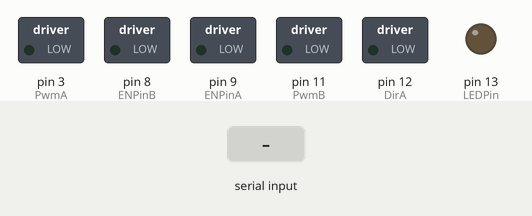
The sketch below on a simulated Arduino Uno, built with avr-gcc and run on an emulated ATmega328P. Shown: switched loads named in the sketch (green lamp = pin HIGH), output pins drawn as LEDs (lit = HIGH). Inputs (shaded band) come from the test bench.

Above: at 1.2 s.
1.3 s: "x" received over Serial
At 1.7 s:
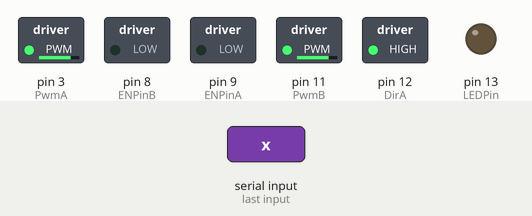
2.8 s: "w" received over Serial
At 4.0 s:
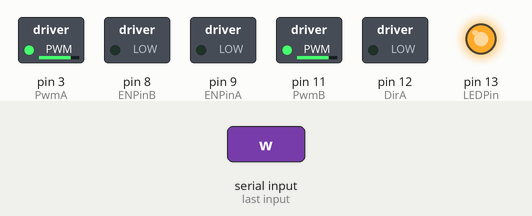
4.3 s: "d" received over Serial
At 5.2 s:
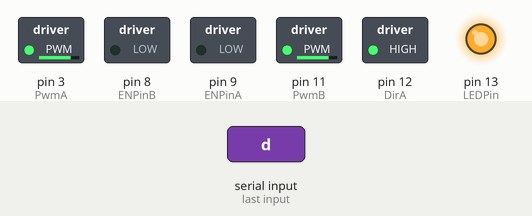
5.8 s: "a" received over Serial
At 6.4 s:
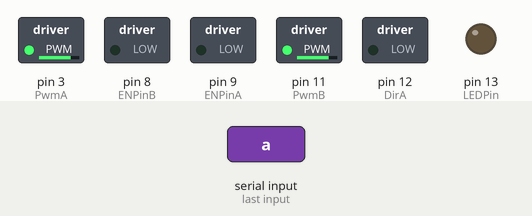
7.3 s: "l" received over Serial
At 8.3 s:
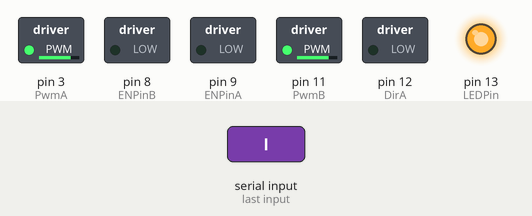
8.8 s: "L" received over Serial
At 9.5 s:
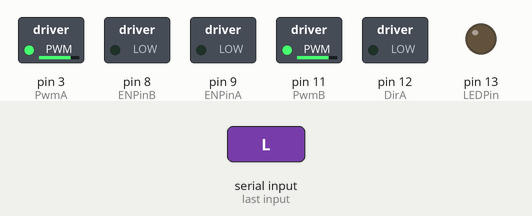
Timing chart, 0 to 11.3 s (numbered marks = the images above; inputs shaded):
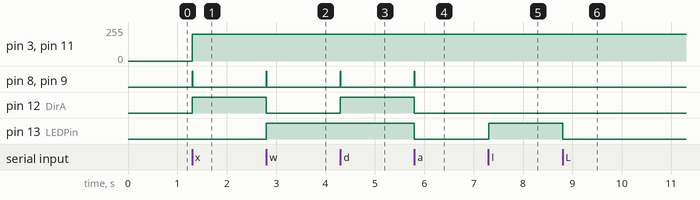

The sketch:

motorControllerYoda.ino
```cpp
#include <Servo.h>

#define echoPin 5 // Echo Pin
#define trigPin 7 // Trigger Pin
#define LEDPin 13 // Onboard LED

#define DirB 13
#define PwmB 11
#define ENPinB 8

#define PwmA 3
#define DirA 12
#define ENPinA 9

int pos = 0;  // variable to store the servo position
int n = 0;
int dl1 = 80;
byte pse = 0;
int pon = 0;

/*Velocita' motori*/
byte velMotori = 200;


void setup() {
  // set the digital pin as output:
  pinMode(PwmA, OUTPUT);
  pinMode(PwmB, OUTPUT);
  pinMode(ENPinA, OUTPUT);
  pinMode(ENPinB, OUTPUT);
  pinMode(DirA, OUTPUT);
  pinMode(DirB, OUTPUT);

  pinMode(trigPin, OUTPUT);
  pinMode(echoPin, INPUT);

  digitalWrite(ENPinA, LOW);
  digitalWrite(ENPinB, LOW);

  Serial.begin(9600);

}

int cmd;
int speed = 100;

void indietro() {
  analogWrite(PwmA, velMotori);
  analogWrite(PwmB, velMotori);
  digitalWrite(DirA, HIGH);
  digitalWrite(DirB, LOW);
  digitalWrite(ENPinA, HIGH);
  digitalWrite(ENPinB, HIGH);
  delay(10);
  return;
}

void avanti() {
  analogWrite(PwmA, velMotori);
  analogWrite(PwmB, velMotori);
  digitalWrite(DirA, LOW);
  digitalWrite(DirB, HIGH);
  digitalWrite(ENPinA, HIGH);
  digitalWrite(ENPinB, HIGH);
  delay(10);
  return;
}
void destra() {
  analogWrite(PwmA, velMotori);
  analogWrite(PwmB, velMotori);
  digitalWrite(DirA, HIGH);
  digitalWrite(DirB, HIGH);
  digitalWrite(ENPinA, HIGH);
  digitalWrite(ENPinB, HIGH);
  delay(10);
  //stops();
}
void sinistra() {
  analogWrite(PwmA, velMotori);
  analogWrite(PwmB, velMotori);
  digitalWrite(DirA, LOW);
  digitalWrite(DirB, LOW);
  digitalWrite(ENPinA, HIGH);
  digitalWrite(ENPinB, HIGH);
  delay(10);
  //stops();
}

void stops() {
  digitalWrite(ENPinA, LOW);
  digitalWrite(ENPinB, LOW);
  digitalWrite(PwmA, LOW);
  digitalWrite(PwmB, LOW);
  digitalWrite(DirA, LOW);
  digitalWrite(DirB, LOW);
  delay(10);
}

void loop(){
  digitalWrite(ENPinA, LOW);
  digitalWrite(ENPinB, LOW);

  if (Serial.available()) {
    cmd = Serial.read();
    if (cmd == 'x') {
      indietro();
    }
    if (cmd == 'w') {
      avanti();
    }
    if (cmd == 'd') {
      destra();
    }
    if (cmd == 'a') {
      sinistra();
    }
    if (cmd == 's') {
      stops();
    }
    if (cmd == 'L') {
      digitalWrite(LEDPin, LOW);
    }
    if (cmd == 'l') {
      digitalWrite(LEDPin, HIGH);
    }
    if (cmd == 'i') {
      Serial.print("DAGU - ");
      Serial.println(n);
      n++;
    }
  }
}
```

Measured:
- after the input at 1.3 s, pin 3 (PwmA), pin 11 (PwmB): 0/255 → 200/255 at once; pin 8 (ENPinB), pin 9 (ENPinA): LOW → HIGH at once, → LOW 0.01 s later; pin 12 (DirA): LOW → HIGH at once
- after the input at 2.8 s, pin 8 (ENPinB), pin 9 (ENPinA): LOW → HIGH at once, → LOW 0.01 s later; pin 12 (DirA): HIGH → LOW at once; pin 13 (LEDPin): LOW → HIGH at once
- after the input at 4.3 s, pin 8 (ENPinB), pin 9 (ENPinA): LOW → HIGH at once, → LOW 0.01 s later; pin 12 (DirA): LOW → HIGH at once
- after the input at 5.8 s, pin 8 (ENPinB), pin 9 (ENPinA): LOW → HIGH at once, → LOW 0.01 s later; pin 12 (DirA), pin 13 (LEDPin): HIGH → LOW at once
- after the input at 7.3 s, pin 13 (LEDPin): LOW → HIGH at once
- after the input at 8.8 s, pin 13 (LEDPin): HIGH → LOW at once
